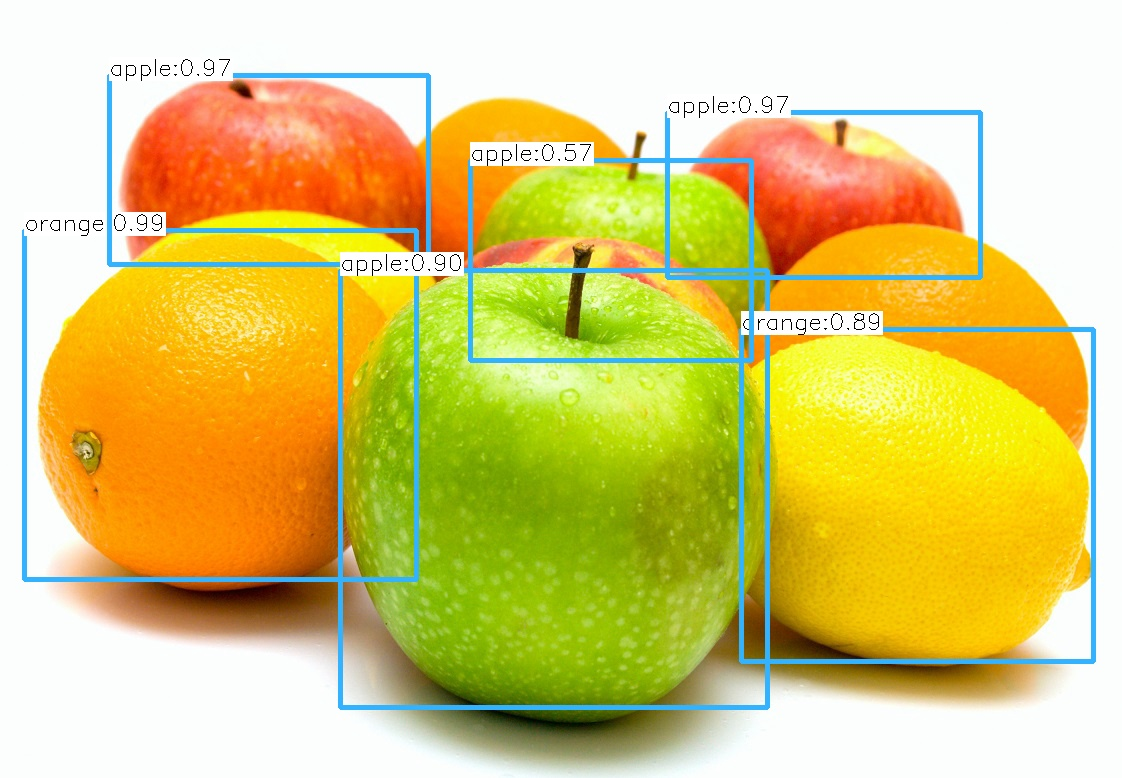
#> input picture 00-development/Images/fruit_YOLOv3_output.jpg, 1122 x 778 px
$ jupyter execute 17-opencv-resize.ipynb   (older library calls are emulated)
#> lines starting #> are read from the running program, lines starting #| are printed output that depends on the picture
# Resizing an image using OpenCV

1. Read image by OpenCV
2. Convert from OpenCV to PIL image
3. Use PIL to resize
4. Convert from PIL to OpenCV

[cell 1]
import numpy as np
import cv2
from PIL import Image

# Target resize
new_x = 100
new_y = 100

# Read image using OpenCV
img  = cv2.imread('Images/fruit_YOLOv3_output.jpg')
#> img is the input picture: shape (778, 1122, 3); mean B, G, R 117.4, 201.4, 217.2

# Convert to PIL
cv_img = cv2.cvtColor(img, cv2.COLOR_BGR2RGB)
img_pil = Image.fromarray(cv_img)

# Resize
img_pil = img_pil.resize((new_x, new_y), Image.ANTIALIAS)
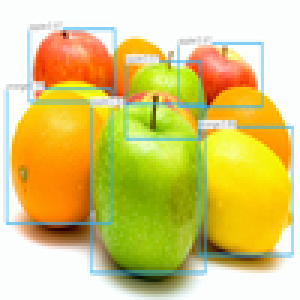
#> img_pil: PIL image 100x100 RGB (shown 3 times larger); mean R, G, B 216.9, 201.3, 117.7

# Convert PIL to array
cv_img_new = np.array(img_pil)

# Convert RGB to BGR (cv2 format)
cv_img_new = cv2.cvtColor(cv_img_new, cv2.COLOR_RGB2BGR)

# Check Original
cv2.namedWindow('origin', 0)
cv2.imshow('origin', img)

# Check Resized
cv2.namedWindow('resized', 0)
cv2.imshow('resized', cv_img_new)

# Wait until button
cv2.waitKey(0)

Image.open('Images/fruit_YOLOv3_output.jpg')
